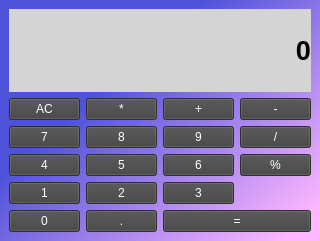
<?xml version="1.0" encoding="UTF-8"?>
<ui version="4.0">
 <class>MainWindow</class>
 <widget class="QMainWindow" name="MainWindow">
  <property name="geometry">
   <rect>
    <x>0</x>
    <y>0</y>
    <width>320</width>
    <height>241</height>
   </rect>
  </property>
  <property name="minimumSize">
   <size>
    <width>320</width>
    <height>181</height>
   </size>
  </property>
  <property name="windowTitle">
   <string>MainWindow</string>
  </property>
  <property name="styleSheet">
   <string notr="true">background-color: qlineargradient(spread:pad, x1:0.165, y1:0.279, x2:1, y2:1, stop:0.153409 rgba(78, 82, 217, 255), stop:0.926136 rgba(255, 184, 255, 255));</string>
  </property>
  <widget class="QWidget" name="centralwidget">
   <property name="mouseTracking">
    <bool>true</bool>
   </property>
   <property name="tabletTracking">
    <bool>true</bool>
   </property>
   <layout class="QGridLayout" name="gridLayout">
    <item row="0" column="0" colspan="4">
     <widget class="QLabel" name="ventana">
      <property name="palette">
       <palette>
        <active>
         <colorrole role="Button">
          <brush brushstyle="SolidPattern">
           <color alpha="255">
            <red>212</red>
            <green>212</green>
            <blue>212</blue>
           </color>
          </brush>
         </colorrole>
         <colorrole role="Base">
          <brush brushstyle="SolidPattern">
           <color alpha="255">
            <red>212</red>
            <green>212</green>
            <blue>212</blue>
           </color>
          </brush>
         </colorrole>
         <colorrole role="Window">
          <brush brushstyle="SolidPattern">
           <color alpha="255">
            <red>212</red>
            <green>212</green>
            <blue>212</blue>
           </color>
          </brush>
         </colorrole>
        </active>
        <inactive>
         <colorrole role="Button">
          <brush brushstyle="SolidPattern">
           <color alpha="255">
            <red>212</red>
            <green>212</green>
            <blue>212</blue>
           </color>
          </brush>
         </colorrole>
         <colorrole role="Base">
          <brush brushstyle="SolidPattern">
           <color alpha="255">
            <red>212</red>
            <green>212</green>
            <blue>212</blue>
           </color>
          </brush>
         </colorrole>
         <colorrole role="Window">
          <brush brushstyle="SolidPattern">
           <color alpha="255">
            <red>212</red>
            <green>212</green>
            <blue>212</blue>
           </color>
          </brush>
         </colorrole>
        </inactive>
        <disabled>
         <colorrole role="Button">
          <brush brushstyle="SolidPattern">
           <color alpha="255">
            <red>212</red>
            <green>212</green>
            <blue>212</blue>
           </color>
          </brush>
         </colorrole>
         <colorrole role="Base">
          <brush brushstyle="SolidPattern">
           <color alpha="255">
            <red>212</red>
            <green>212</green>
            <blue>212</blue>
           </color>
          </brush>
         </colorrole>
         <colorrole role="Window">
          <brush brushstyle="SolidPattern">
           <color alpha="255">
            <red>212</red>
            <green>212</green>
            <blue>212</blue>
           </color>
          </brush>
         </colorrole>
        </disabled>
       </palette>
      </property>
      <property name="font">
       <font>
        <family>Segoe UI Symbol</family>
        <pointsize>20</pointsize>
        <bold>true</bold>
       </font>
      </property>
      <property name="mouseTracking">
       <bool>false</bool>
      </property>
      <property name="styleSheet">
       <string notr="true">background-color: rgb(212, 212, 212);</string>
      </property>
      <property name="text">
       <string>0</string>
      </property>
      <property name="alignment">
       <set>Qt::AlignRight|Qt::AlignTrailing|Qt::AlignVCenter</set>
      </property>
     </widget>
    </item>
    <item row="1" column="0">
     <widget class="QPushButton" name="ac">
      <property name="styleSheet">
       <string notr="true">background-color: rgb(65, 65, 65);
color: rgb(255, 255, 255);</string>
      </property>
      <property name="text">
       <string>AC</string>
      </property>
     </widget>
    </item>
    <item row="1" column="1">
     <widget class="QPushButton" name="multi">
      <property name="styleSheet">
       <string notr="true">background-color: rgb(65, 65, 65);
color: rgb(255, 255, 255);</string>
      </property>
      <property name="text">
       <string>*</string>
      </property>
     </widget>
    </item>
    <item row="1" column="2">
     <widget class="QPushButton" name="suma">
      <property name="styleSheet">
       <string notr="true">background-color: rgb(65, 65, 65);
color: rgb(255, 255, 255);</string>
      </property>
      <property name="text">
       <string>+</string>
      </property>
     </widget>
    </item>
    <item row="1" column="3">
     <widget class="QPushButton" name="resta">
      <property name="styleSheet">
       <string notr="true">background-color: rgb(65, 65, 65);
color: rgb(255, 255, 255);</string>
      </property>
      <property name="text">
       <string>-</string>
      </property>
     </widget>
    </item>
    <item row="2" column="0">
     <widget class="QPushButton" name="bt7">
      <property name="styleSheet">
       <string notr="true">background-color: rgb(65, 65, 65);
color: rgb(255, 255, 255);</string>
      </property>
      <property name="text">
       <string>7</string>
      </property>
     </widget>
    </item>
    <item row="2" column="1">
     <widget class="QPushButton" name="bt8">
      <property name="styleSheet">
       <string notr="true">background-color: rgb(65, 65, 65);
color: rgb(255, 255, 255);</string>
      </property>
      <property name="text">
       <string>8</string>
      </property>
     </widget>
    </item>
    <item row="2" column="2">
     <widget class="QPushButton" name="bt9">
      <property name="styleSheet">
       <string notr="true">background-color: rgb(65, 65, 65);
color: rgb(255, 255, 255);</string>
      </property>
      <property name="text">
       <string>9</string>
      </property>
     </widget>
    </item>
    <item row="2" column="3">
     <widget class="QPushButton" name="div">
      <property name="styleSheet">
       <string notr="true">background-color: rgb(65, 65, 65);
color: rgb(255, 255, 255);</string>
      </property>
      <property name="text">
       <string>/</string>
      </property>
     </widget>
    </item>
    <item row="3" column="0">
     <widget class="QPushButton" name="bt4">
      <property name="styleSheet">
       <string notr="true">background-color: rgb(65, 65, 65);
color: rgb(255, 255, 255);</string>
      </property>
      <property name="text">
       <string>4</string>
      </property>
     </widget>
    </item>
    <item row="3" column="1">
     <widget class="QPushButton" name="bt5">
      <property name="styleSheet">
       <string notr="true">background-color: rgb(65, 65, 65);
color: rgb(255, 255, 255);</string>
      </property>
      <property name="text">
       <string>5</string>
      </property>
     </widget>
    </item>
    <item row="3" column="2">
     <widget class="QPushButton" name="bt6">
      <property name="styleSheet">
       <string notr="true">background-color: rgb(65, 65, 65);
color: rgb(255, 255, 255);</string>
      </property>
      <property name="text">
       <string>6</string>
      </property>
     </widget>
    </item>
    <item row="3" column="3">
     <widget class="QPushButton" name="mod">
      <property name="styleSheet">
       <string notr="true">background-color: rgb(65, 65, 65);
color: rgb(255, 255, 255);</string>
      </property>
      <property name="text">
       <string>%</string>
      </property>
     </widget>
    </item>
    <item row="4" column="0">
     <widget class="QPushButton" name="bt1">
      <property name="styleSheet">
       <string notr="true">background-color: rgb(65, 65, 65);
color: rgb(255, 255, 255);</string>
      </property>
      <property name="text">
       <string>1</string>
      </property>
     </widget>
    </item>
    <item row="4" column="1">
     <widget class="QPushButton" name="bt2">
      <property name="styleSheet">
       <string notr="true">background-color: rgb(65, 65, 65);
color: rgb(255, 255, 255);</string>
      </property>
      <property name="text">
       <string>2</string>
      </property>
     </widget>
    </item>
    <item row="4" column="2">
     <widget class="QPushButton" name="bt3">
      <property name="styleSheet">
       <string notr="true">background-color: rgb(65, 65, 65);
color: rgb(255, 255, 255);</string>
      </property>
      <property name="text">
       <string>3</string>
      </property>
     </widget>
    </item>
    <item row="5" column="0">
     <widget class="QPushButton" name="bt0">
      <property name="styleSheet">
       <string notr="true">background-color: rgb(65, 65, 65);
color: rgb(255, 255, 255);</string>
      </property>
      <property name="text">
       <string>0</string>
      </property>
     </widget>
    </item>
    <item row="5" column="1">
     <widget class="QPushButton" name="punto">
      <property name="styleSheet">
       <string notr="true">background-color: rgb(65, 65, 65);
color: rgb(255, 255, 255);</string>
      </property>
      <property name="text">
       <string>.</string>
      </property>
     </widget>
    </item>
    <item row="5" column="2" colspan="2">
     <widget class="QPushButton" name="igual">
      <property name="styleSheet">
       <string notr="true">background-color: rgb(65, 65, 65);
color: rgb(255, 255, 255);</string>
      </property>
      <property name="text">
       <string>=</string>
      </property>
     </widget>
    </item>
   </layout>
  </widget>
 </widget>
 <resources/>
 <connections/>
</ui>
